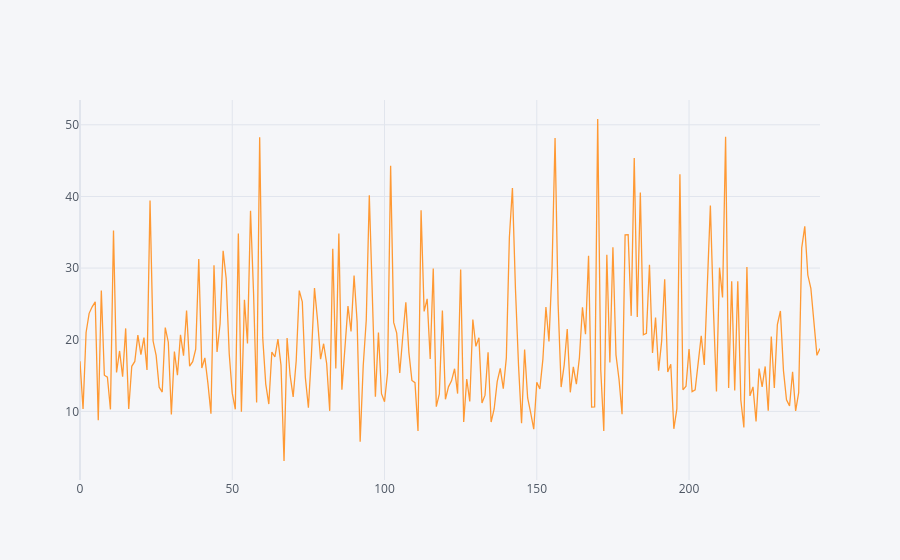

The notebook cell this image was saved under:
### Code cell
cf.go_offline()
tips['total_bill'].iplot()

### Figure 1 — Plotly figure (JSON) as saved in the notebook; plotly's stock layout.template omitted (floating-point values rounded to 4 significant figures; data arrays with more than 128 entries replaced by an {"elided": "..."} marker saying what was removed)
{"data": [{"line": {"color": "rgba(255, 153, 51, 1.0)", "dash": "solid", "shape": "linear", "width": 1.3}, "mode": "lines", "name": "total_bill", "text": "", "type": "scatter", "x": {"elided": "244 int values"}, "y": {"elided": "244 float values"}}], "layout": {"autosize": true, "legend": {"bgcolor": "#F5F6F9", "font": {"color": "#4D5663"}}, "paper_bgcolor": "#F5F6F9", "plot_bgcolor": "#F5F6F9", "title": {"font": {"color": "#4D5663"}}, "xaxis": {"autorange": true, "gridcolor": "#E1E5ED", "range": [0, 243], "showgrid": true, "tickfont": {"color": "#4D5663"}, "title": {"font": {"color": "#4D5663"}, "text": ""}, "type": "linear", "zerolinecolor": "#E1E5ED"}, "yaxis": {"autorange": true, "gridcolor": "#E1E5ED", "range": [0.4178, 53.46], "showgrid": true, "tickfont": {"color": "#4D5663"}, "title": {"font": {"color": "#4D5663"}, "text": ""}, "type": "linear", "zerolinecolor": "#E1E5ED"}}}
